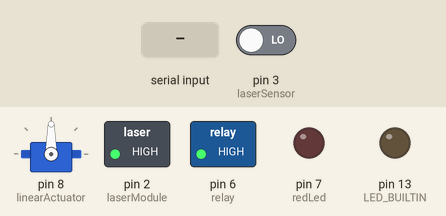
Simulated run of this sketch. Board: Arduino Uno, built with avr-gcc and run on an emulated ATmega328P. Parts: servo, switched loads named in the sketch (green lamp = pin HIGH), output pins drawn as LEDs (lit = HIGH). The inputs (shaded band) are chosen by the test bench; at power-on: pin 3 (laserSensor) LOW.

Above: at 1.2 s.
1.3 s: "606\n" received over Serial
At 1.9 s:
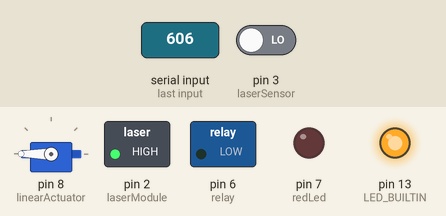
At 6.5 s:
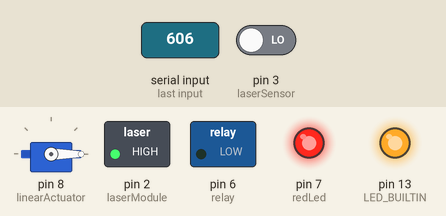
Timing chart, 0 to 12.1 s (numbered marks = the images above; inputs shaded):
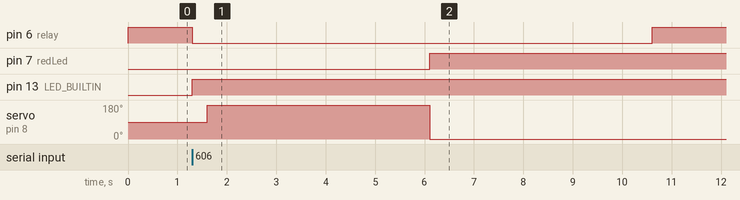

The sketch:

sketch_oct10b.ino
```cpp
#define laserModule 2
#define laserSensor 3
#define relay 6
#define redLed 7
#include <Servo.h>
Servo linearActuator;

bool prosesAktif = false;

void setup() {
  Serial.begin(9600);

  pinMode(laserSensor, INPUT);
  pinMode(relay, OUTPUT);
  pinMode(laserModule, OUTPUT);
  pinMode(LED_BUILTIN, OUTPUT);
  pinMode(redLed, OUTPUT);

  linearActuator.attach(8);

  digitalWrite(LED_BUILTIN, LOW);
  digitalWrite(laserModule, HIGH);
  digitalWrite(relay, HIGH);
  digitalWrite(redLed, LOW);
}

void loop() {


  if (Serial.available() > 0) {
    String data = Serial.readStringUntil('\n');
    data.trim();

    if (data == "606") {
      digitalWrite(relay, LOW);
      digitalWrite(LED_BUILTIN, HIGH);

      delay(300);

      for (int i = 0; i < 3; i++) {
        linearActuator.write(360);
        delay(1500);
      }

      prosesAktif = true;
    }
  }

  if (prosesAktif) {
    int sensorValue = digitalRead(laserSensor);
    int ledValue = digitalRead(redLed);
    // Serial.println(sensorValue);
    if (sensorValue == 0 && ledValue == 0) {
      digitalWrite(redLed, HIGH);

      for (int i = 0; i < 3; i++) {
        linearActuator.write(0);
        delay(1500);
      }

      digitalWrite(relay, HIGH);
      prosesAktif = false;
    }else if(sensorValue == 1 && ledValue == 1){
      digitalWrite(redLed, LOW);

      for (int i = 0; i < 3; i++) {
        linearActuator.write(0);
        delay(1500);
      }

      digitalWrite(relay, HIGH);
      prosesAktif = false;
    }
  }
}
```

Measured:
- after the input at 1.3 s, pin 6 (relay): HIGH → LOW at once, → HIGH 9.3 s later; pin 7 (redLed): LOW → HIGH after 4.8 s; pin 13 (LED_BUILTIN): LOW → HIGH at once; servo on pin 8 (linearActuator): 90° → 180° after 0.30 s, → 0° 4.5 s later
